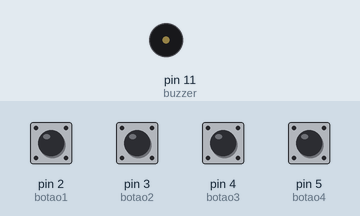
This sketch was run on a simulated Arduino Uno, built with avr-gcc and run on an emulated ATmega328P. On the bench: buzzer (waves = sounding). Inputs (shaded band) come from the test bench; at power-on: pin 2 (botao1), pin 3 (botao2), pin 4 (botao3), pin 5 (botao4) LOW.

Above: at 1.2 s.
1.3 s: pin 2 (botao1) pulled HIGH for 0.15 s
At 1.47 s:
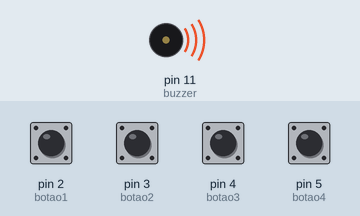
Timing chart, 0 to 4.3 s (numbered marks = the images above; inputs shaded):
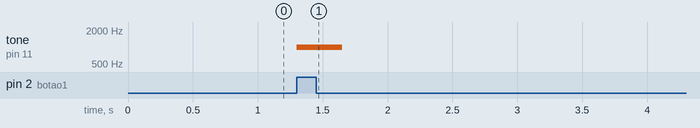

The sketch:

Projeto_Piano.ino
```cpp
/*************************************************************************
 **                                                                     **
 **              CURSO ARDUINO PARA INICIANTES - ROBOCORE               **
 **                                                                     **
 ** Projeto Final: Teclado de 4 notas                                   **
 **                                                                     **
 *************************************************************************/

int buzzer = 11; // Pino no qual o Buzzer está conectado, no caso 11
int botao1 = 2;  // Pino no qual o botão 1 está conectado, no caso 2
int botao2 = 3;  // Pino no qual o botão 2 está conectado, no caso 3
int botao3 = 4;  // Pino no qual o botão 3 está conectado, no caso 4
int botao4 = 5;  // Pino no qual o botão 4 está conectado, no caso 5

// A rotina setup é executada uma vez quando pressionado o reset:
void setup() {
    pinMode(buzzer, OUTPUT);   // inicializa o pino do Buzzer como saída.
    pinMode(botao1, INPUT);    // inicializa o pino do botão 1 como entrada.
    pinMode(botao2, INPUT);    // inicializa o pino do botão 2 como entrada.
    pinMode(botao3, INPUT);    // inicializa o pino do botão 3 como entrada.
    pinMode(botao4, INPUT);    // inicializa o pino do botão 4 como entrada.
}

// A rotina loop é executada infinitas vezes até o Arduino ser desligado
void loop() {
  if(digitalRead(botao1) == HIGH) {         // Se o botão 1 for apertado
    tone(buzzer, 1000, 200);   // Toca a frequência 1000 por 200 ms
  }

  if(digitalRead(botao2) == HIGH) {         // Se o botão 2 for apertado
    tone(buzzer, 2000, 200);   // Toca a frequência 2000 por 200 ms
  }

  if(digitalRead(botao3) == HIGH) {         // Se o botão 3 for apertado
    tone(buzzer, 3000, 200);   // Toca a frequência 3000 por 200 ms
  }

  if(digitalRead(botao4) == HIGH) {         // Se o botão 4 for apertado
    tone(buzzer, 4000, 200);   // Toca a frequência 4000 por 200 ms
  }
}
```

Measured:
- after the input at 1.3 s, tone on pin 11 (buzzer): silent → 1000 Hz at once, → silent 0.35 s later
